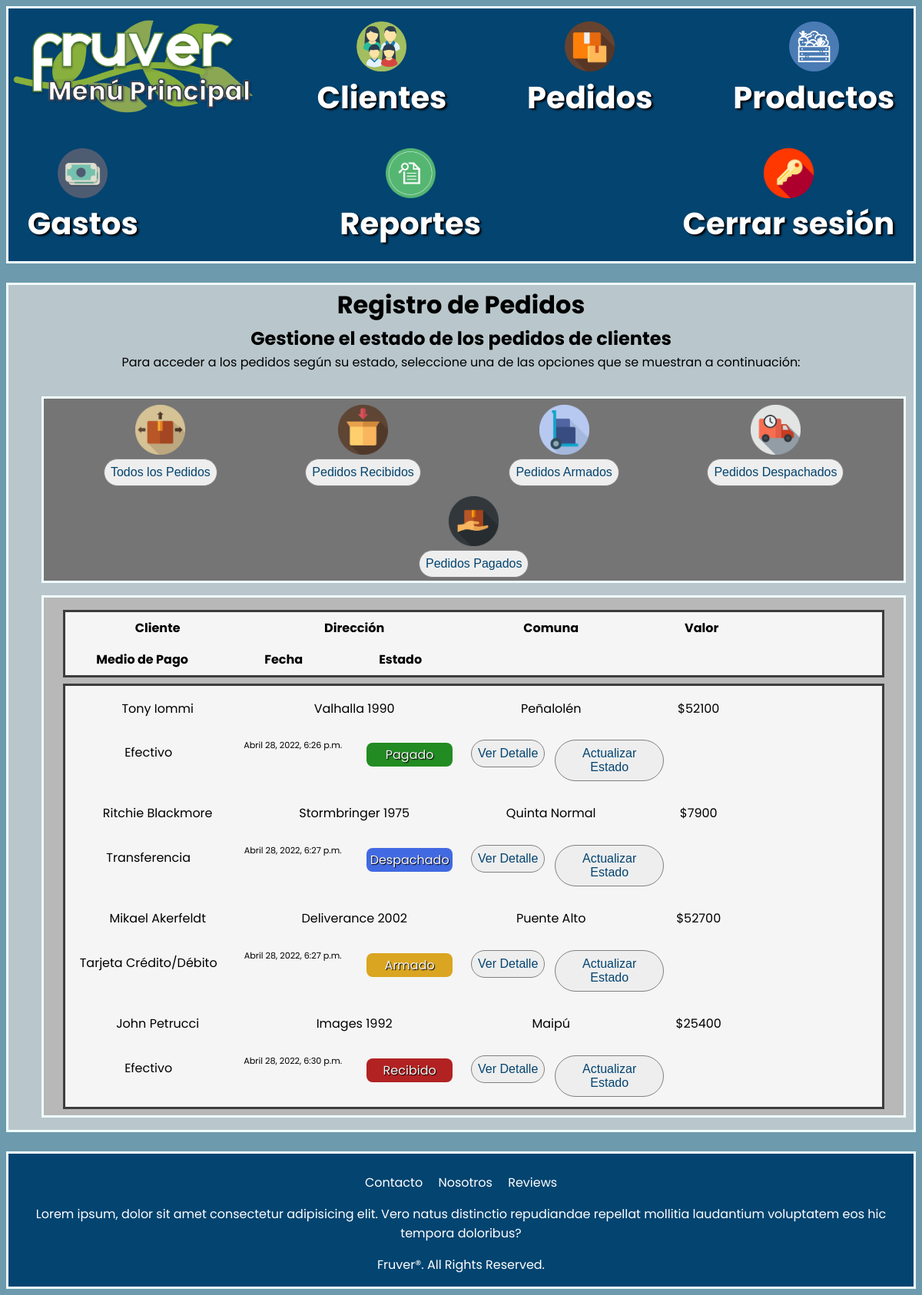
The app's page /pedidos/ (signed in) with its own data.
### Pedidos/models.py (models this page shows, shortened)
class Pedido(models.Model):
    fecha_pedido = models.DateTimeField(auto_now_add=True)
    monto_pedido = models.IntegerField(default=0)
    medio_pago = models.CharField(max_length=30, null=True)
    estado_pedido = models.CharField(max_length=20, null=True)
    cliente = models.ForeignKey('Home.Usuario', null=True, on_delete=models.SET_NULL)
    detalle_pedido = models.ManyToManyField('Productos.Producto', through='DetallePedido')

### Home/models.py (models this page shows, shortened)
class Usuario(AbstractBaseUser, PermissionsMixin):
    nombre_usuario = models.CharField(max_length=30)
    apellido_usuario = models.CharField(max_length=30)
    email_usuario = models.EmailField(max_length=50, unique=True)
    password = models.CharField(max_length=255)
    telefono_usuario = models.CharField(max_length=12)
    domicilio_usuario = models.CharField(max_length=50)
    comuna = models.ForeignKey('Comuna', null=True, on_delete=models.SET_NULL)
    is_staff = models.BooleanField(default=False)
    is_active = models.BooleanField(default=True)
    objects = CustomAccountManager()
    USERNAME_FIELD = 'email_usuario'
    REQUIRED_FIELDS = ['nombre_usuario', 'apellido_usuario', 'password', 'telefono_usuario', 'domicilio_usuario']

class Comuna(models.Model):
    nombre_comuna = models.CharField(max_length=40)
    def __str__(self):
        return self.nombre_comuna

### Pedidos/views.py (the view)
# urls.py: path('pedidos/', include('Pedidos.urls')),
@login_required(login_url='fruver-acceso')
def pedidos(request):
    current_user = request.user
    if current_user.is_staff != 1:
        return redirect('fruver-home')
    pedidos = Pedido.objects.all()
    clientes = Pedido.objects.select_related()
    context = {'pedidos': pedidos, 'clientes': clientes}
    return render(request, 'Pedidos/pedidos.html', context)

### Pedidos/context_processor.py (called while the page is built)
def total_pedido(request):
    total = 0
    if request.user.is_authenticated:
        if "carrito" in request.session.keys():
            for key, value in request.session["carrito"].items():
                total += int(value["subtotal"])
    return {"total_pedido": total}

### Pedidos/templates/Pedidos/pedidos.html (shortened to what this page needs)
{% extends "Home/mainmenu.html" %}
{% load static %}
{% block stylesheet %}
<link rel="stylesheet" href="{% static 'Pedidos/styles/pedidos.css' %}">
{% endblock stylesheet %}
{% block content %}
    <h1 class="info">Registro de Pedidos</h1>
    <h2 class="info">Gestione el estado de los pedidos de clientes</h2>
    <p class="info">Para acceder a los pedidos según su estado, seleccione una de las opciones que se muestran a continuación:</p>
    <div class="container0">
        <div class="estados">
            <img src="{% static 'Pedidos/images/status/todos.png' %}" alt="Ver todos" width="65" height="65"/>
            <a href="{% url 'fruver-pedidos' %}"><button type="button" class="filtros">Todos los Pedidos</button></a>
        </div>
        <div class="estados">
            <img src="{% static 'Pedidos/images/status/recibido.png' %}" alt="Ver recibidos" width="65" height="65"/>
            <a href="{% url 'fruver-filtrarpedidos' 'Recibido' %}"><button type="button" class="filtros">Pedidos Recibidos</button></a>
        </div>
        <div class="estados">
            <img src="{% static 'Pedidos/images/status/armado.png' %}" alt="Ver armados" width="65" height="65"/>
            <a href="{% url 'fruver-filtrarpedidos' 'Armado' %}"><button type="button" class="filtros">Pedidos Armados</button></a>
        </div>
        <div class="estados">
            <img src="{% static 'Pedidos/images/status/despachado.png' %}" alt="Ver despachados" width="65" height="65"/>
            <a href="{% url 'fruver-filtrarpedidos' 'Despachado' %}"><button type="button" class="filtros">Pedidos Despachados</button></a>
        </div>
        <div class="estados">
            <img src="{% static 'Pedidos/images/status/pagado.png' %}" alt="Ver pagados" width="65" height="65"/>
            <a href="{% url 'fruver-filtrarpedidos' 'Pagado' %}"><button type="button" class="filtros">Pedidos Pagados</button></a>
        </div>
    </div>
    <div class="container1">
        <div class="fila-titulos">
            <div class="titulo-columnas" id="cliente">
                <h4>Cliente</h4>
            </div>
            <div class="titulo-columnas" id="domicilio">
                <h4>Dirección</h4>
            </div>
            <div class="titulo-columnas" id="comunax">
                <h4>Comuna</h4>
            </div>
            <div class="titulo-columnas" id="valor">
                <h4>Valor</h4>
            </div>
            <div class="titulo-columnas" id="pago">
                <h4>Medio de Pago</h4>
            </div>
            <div class="titulo-columnas" id="fecha">
                <h4>Fecha</h4>
            </div>
            <div class="titulo-columnas" id="estado">
                <h4>Estado</h4>
            </div>
        </div>
        <div class="lista-pedidos">
            <div class="fila-datos">
                {% for pedido in pedidos %}
                    <div class="datos">
                        <div class="datospedido" id="name">
                            <p> {{ pedido.cliente.nombre_usuario }} {{ pedido.cliente.apellido_usuario }}</p>
                        </div>
                        <div class="datospedido" id="address">
                            <p> {{ pedido.cliente.domicilio_usuario }}</p>
                        </div>
                        <div class="datospedido" id="cartier">
                            <p> {{ pedido.cliente.comuna }}</p>
                        </div>
                        <div class="datospedido" id="amount">
                            <p> ${{ pedido.monto_pedido }}</p>
                        </div>
                        <div class="datospedido" id="payment" >
                            <p> {{ pedido.medio_pago }}</p>
                        </div>
                        <div class="datospedido" id="date">
                            <p> {{ pedido.fecha_pedido }}</p>
                        </div>
                        <div class="datospedido" id="status">
                            {% if pedido.estado_pedido == 'Recibido' %}
                                <p id="status-icon" style="background-color:firebrick;">{{pedido.estado_pedido}}</p>
                            {% elif pedido.estado_pedido == 'Armado' %}
                                <p id="status-icon" style="background-color:goldenrod;">{{pedido.estado_pedido}}</p>
                            {% elif pedido.estado_pedido == 'Despachado' %}
                                <p id="status-icon" style="background-color:royalblue;">{{pedido.estado_pedido}}</p>
                            {% elif pedido.estado_pedido == 'Pagado' %}
                                <p id="status-icon" style="background-color:forestgreen;">{{pedido.estado_pedido}}</p>
                            {% endif %}
                        </div>
                        <a href="{% url 'fruver-detallepedido' pedido.id %}" id="view-details"><button type="button">Ver Detalle</button></a>
                        <a href="#" onclick="actualizarPedido({{ pedido.id }})" id="update-status"><button type="button">Actualizar Estado</button></a>
                    </div>
                {% endfor %}
            </div>
        </div>
    </div>
{% endblock content %}

### Home/static/Home/styles/mainmenu.css (style rules this page uses)
body { font-family: 'Poppins', sans-serif; background-color: #6d9aac; }
.container1 { display: flex; flex-flow: row wrap; margin: 2rem 4rem; justify-content: center; align-items: center; background-color: rgb(184, 184, 184); border: solid 0.2rem azure; }

### Pedidos/static/Pedidos/styles/pedidos.css (style rules this page uses)
.info { margin: 0.1rem }
.container0 { display: flex; flex-flow: row wrap; margin: 2rem 2.7rem 0.5rem; justify-content: space-evenly; align-items: center; background-color: rgb(117, 117, 117); border: solid 0.2rem azure; width: 95%; }
.estados { display: flex; flex-flow: column wrap; justify-content: center; align-items: center; margin: 0.5rem 2rem 0rem; }
.container1 { display: flex; flex-flow: column wrap; margin: 1rem 2.7rem; justify-content: center; align-items: center; background-color: rgb(184, 184, 184); border: solid 0.2rem azure; width: 95%; }
.fila-titulos { margin: 1rem 1rem 0rem; background-color: whitesmoke; border: solid 0.2rem rgb(61, 61, 61); display: flex; flex-flow: row wrap; justify-content: flex-start; align-items: flex-start; width: 95%; }
.titulo-columnas { margin: 0.5rem 1.5rem; width: 10rem; }
#cliente { width: 12rem; }
#domicilio { width: 14rem; }
#comunax { width: 12rem; }
#valor { width: 6.5rem; }
#pago { width: 9.5rem; }
#fecha { width: 7.5rem; }
#estado { width: 5.5rem; }
h4 { font-weight: bold; margin: 0; }
.lista-pedidos { margin: 0.5rem 1rem 0.5rem; background-color: whitesmoke; border: solid 0.2rem rgb(61, 61, 61); display: flex; flex-flow: row wrap; justify-content: center; align-items: center; width: 95%; }
.fila-datos { display: flex; flex-flow: column wrap; justify-content: flex-start; align-items: flex-start; width: 100%; }
.datos { display: flex; flex-flow: row wrap; justify-content: flex-start; align-items: flex-start; text-align: center; width: 100%; }
.datospedido { margin: 0.01rem 1rem; width: 9rem; }
#name { width: 13rem; }
#address { width: 15rem; }
#cartier { width: 13rem; }
#payment { width: 11.5rem; }
#amount { width: 7rem; }
#date { width: 8rem; height: 3rem; font-size: 0.7rem; }
#status { width: 7rem; }
#status-icon { color: whitesmoke; text-shadow: 1px 1px 1px black; border-radius: 0.5rem; padding: 0.2rem; }
#update-status { width: 9.5rem; margin: 0.5rem 0rem; }
#view-details { width: 7rem; margin: 0.5rem 0rem; }
button { background-color: rgb(238, 238, 238); margin: 0.3rem; border: none; padding: 0.5rem; font-size: 1rem; border-radius: 2rem; color: rgb(3, 68, 112); border: solid 0.1rem grey; cursor: pointer; }

### records on screen
Pedido: cliente.nombre_usuario "Tony", cliente.apellido_usuario "Iommi", cliente.domicilio_usuario "Valhalla 1990", cliente.comuna "Peñalolén", monto_pedido "52100", medio_pago "Efectivo", fecha_pedido "Abril 28, 2022, 6:26 p.m.", estado_pedido "Pagado"
Pedido: cliente.nombre_usuario "Ritchie", cliente.apellido_usuario "Blackmore", cliente.domicilio_usuario "Stormbringer 1975", cliente.comuna "Quinta Normal", monto_pedido "7900", medio_pago "Transferencia", fecha_pedido "Abril 28, 2022, 6:27 p.m.", estado_pedido "Despachado"
Pedido: cliente.nombre_usuario "Mikael", cliente.apellido_usuario "Akerfeldt", cliente.domicilio_usuario "Deliverance 2002", cliente.comuna "Puente Alto", monto_pedido "52700", medio_pago "Tarjeta Crédito/Débito", fecha_pedido "Abril 28, 2022, 6:27 p.m.", estado_pedido "Armado"
Pedido: cliente.nombre_usuario "John", cliente.apellido_usuario "Petrucci", cliente.domicilio_usuario "Images 1992", cliente.comuna "Maipú", monto_pedido "25400", medio_pago "Efectivo", fecha_pedido "Abril 28, 2022, 6:30 p.m.", estado_pedido "Recibido"
